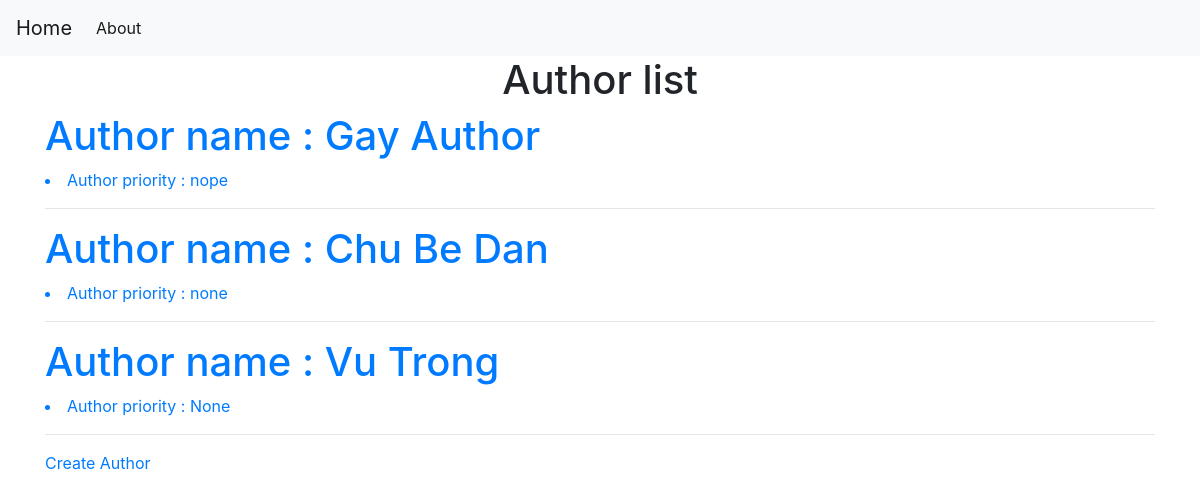
Page /author on the earlier database version.
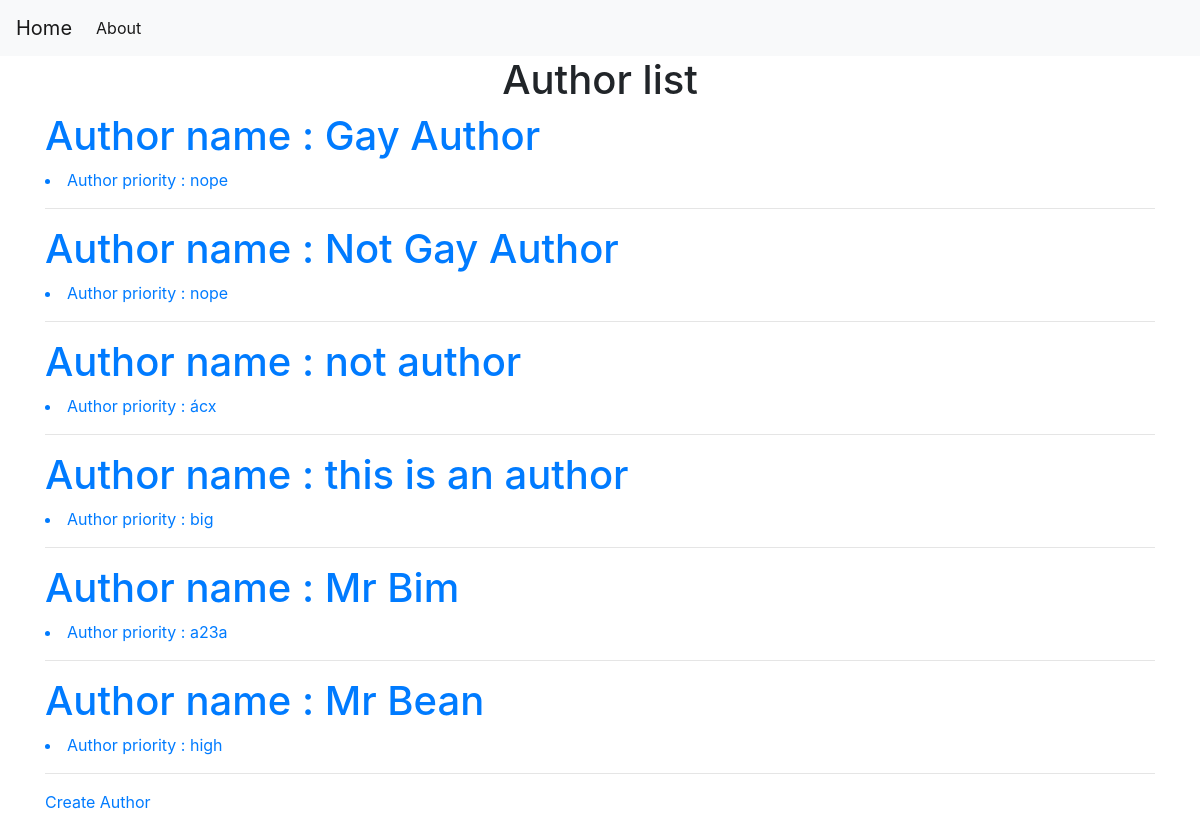
Same page on the later database version.
### tables this page shows
CREATE TABLE author (
    authorid INTEGER PRIMARY KEY ,
    name TEXT NOT NULL,
    priority TEXT NOT NULL
);

### app.py (the view)
@app.route('/author')
def showauthor():
    conn = get_db_connection()
    authors = conn.execute('SELECT * FROM author').fetchall()
    books = conn.execute('SELECT * FROM book').fetchall()
    conn.close()
    return render_template('show_author.html', authors=authors,books=books)

### app.py (called while the page is built)
def get_db_connection():
    conn = sqlite3.connect('database.db')
    conn.row_factory = sqlite3.Row
    return conn

### templates/show_author.html (shortened to what this page needs)
{% extends 'base.html' %}
{% block content %}
    <h1>{% block title %} <center> Author list </center> {% endblock %}</h1>
    {% for author in authors %}
        <a href="#">
            <h1>Author name : {{ author.name }}</h1>
            <li>Author priority : {{ author.priority }}</li>
        </a>
        <hr>
    {% endfor %}
    <a href="{{ url_for('createauthor')}}">Create Author</a>
{% endblock %}

### templates/base.html (shortened to what this page needs)
<!doctype html>
<html lang="en">
  <head>
    <link rel="stylesheet" href="https://stackpath.bootstrapcdn.com/bootstrap/4.3.1/css/bootstrap.min.css">
  </head>
  <body>
    <nav class="navbar navbar-expand-md navbar-light bg-light">
        <a class="navbar-brand" href="{{ url_for('index')}}">Home</a>
        <div class="collapse navbar-collapse" id="navbarNav">
            <ul class="navbar-nav">
            <li class="nav-item active">
                <a class="nav-link" href="#">About</a>
            </li>
            </ul>
        </div>
    </nav>
    <div class="container">
        {% block content %} {% endblock %}
    </div>
  </body>
</html>

Differences in the rows shown:
removed author: name "Chu Be Dan", priority "none"
removed author: name "Vu Trong", priority "None"
added author: name "Not Gay Author", priority "nope"
added author: name "not author", priority "ácx"
added author: name "this is an author", priority "big"
added author: name "Mr Bim", priority "a23a"
added author: name "Mr Bean", priority "high"
